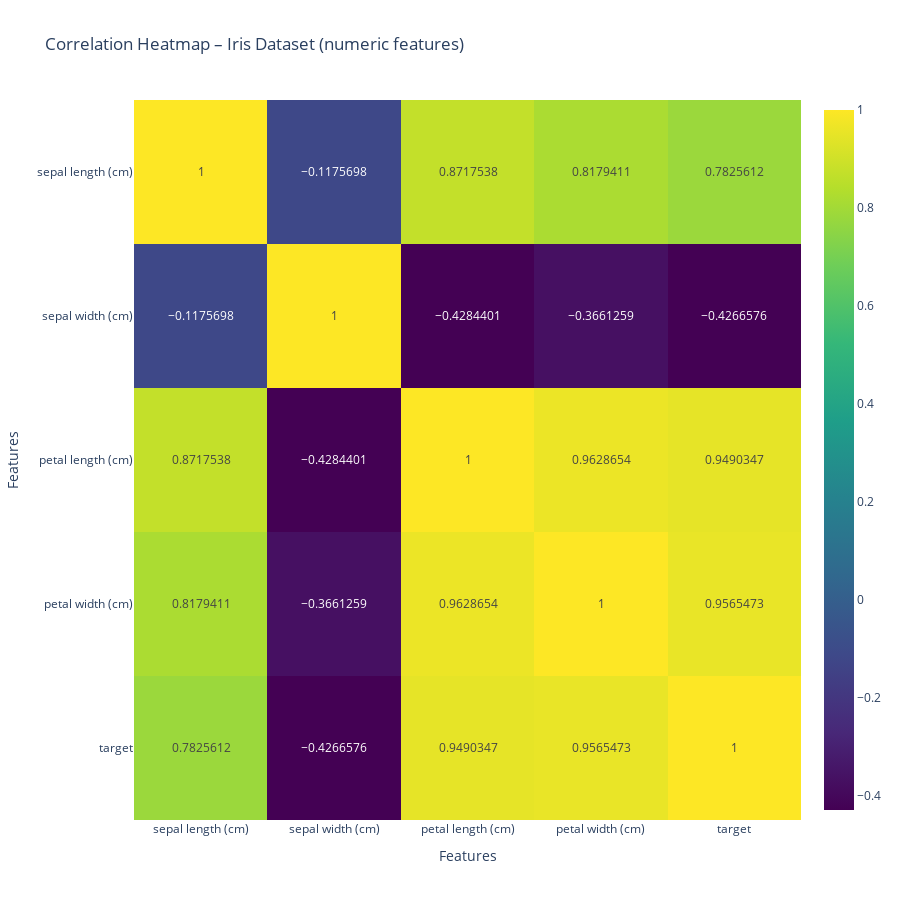

The notebook cell this image was saved under:
### Markdown cell above
### Interactive Heapmap

### Code cell
# EN: Import Plotly Express for interactive visualizations
# ES: Importar Plotly Express para visualizaciones interactivas
import plotly.express as px

# EN: Select only the numeric columns from the DataFrame
# ES: Seleccionar solo las columnas numéricas del DataFrame
numeric_df = df.select_dtypes(include='number')   # EN: removes 'species' | ES: elimina 'species'

# EN: Compute the correlation matrix of numeric features
# ES: Calcular la matriz de correlación de las variables numéricas
corr = numeric_df.corr()

# EN: Create a heatmap of the correlation matrix
# ES: Crear un mapa de calor de la matriz de correlación
fig = px.imshow(
    corr,
    text_auto=True,                     # EN: Show values inside cells | ES: Mostrar valores en las celdas
    color_continuous_scale="Viridis",   # EN: Color scale used         | ES: Escala de colores utilizada
    aspect="auto",                      # EN: Auto-adjust proportions  | ES: Ajustar proporciones automáticamente
    title="Correlation Heatmap – Iris Dataset (numeric features)"  # EN/ES: Chart title
)

# EN: Customize axis labels and figure size
# ES: Personalizar etiquetas de ejes y tamaño de la figura
fig.update_layout(
    xaxis_title="Features",   # EN: X-axis label | ES: Etiqueta del eje X
    yaxis_title="Features",   # EN: Y-axis label | ES: Etiqueta del eje Y
    width=900,                # EN: Figure width | ES: Ancho de la figura
    height=900                # EN: Figure height | ES: Alto de la figura
)


fig.show()

### Figure 1 — Plotly figure (JSON) as saved in the notebook; plotly's stock layout.template omitted (floating-point values rounded to 4 significant figures)
{"data": [{"coloraxis": "coloraxis", "hovertemplate": "x: %{x}<br>y: %{y}<br>color: %{z}<extra></extra>", "name": "0", "texttemplate": "%{z}", "type": "heatmap", "x": ["sepal length (cm)", "sepal width (cm)", "petal length (cm)", "petal width (cm)", "target"], "xaxis": "x", "y": ["sepal length (cm)", "sepal width (cm)", "petal length (cm)", "petal width (cm)", "target"], "yaxis": "y", "z": [[1.0, -0.1176, 0.8718, 0.8179, 0.7826], [-0.1176, 1.0, -0.4284, -0.3661, -0.4267], [0.8718, -0.4284, 1.0, 0.9629, 0.949], [0.8179, -0.3661, 0.9629, 1.0, 0.9565], [0.7826, -0.4267, 0.949, 0.9565, 1.0]]}], "layout": {"coloraxis": {"colorscale": [[0, "#440154"], [0.1111, "#482878"], [0.2222, "#3e4989"], [0.3333, "#31688e"], [0.4444, "#26828e"], [0.5556, "#1f9e89"], [0.6667, "#35b779"], [0.7778, "#6ece58"], [0.8889, "#b5de2b"], [1, "#fde725"]]}, "height": 900, "title": {"text": "Correlation Heatmap – Iris Dataset (numeric features)"}, "width": 900, "xaxis": {"anchor": "y", "domain": [0, 1], "title": {"text": "Features"}}, "yaxis": {"anchor": "x", "autorange": "reversed", "domain": [0, 1], "title": {"text": "Features"}}}}
